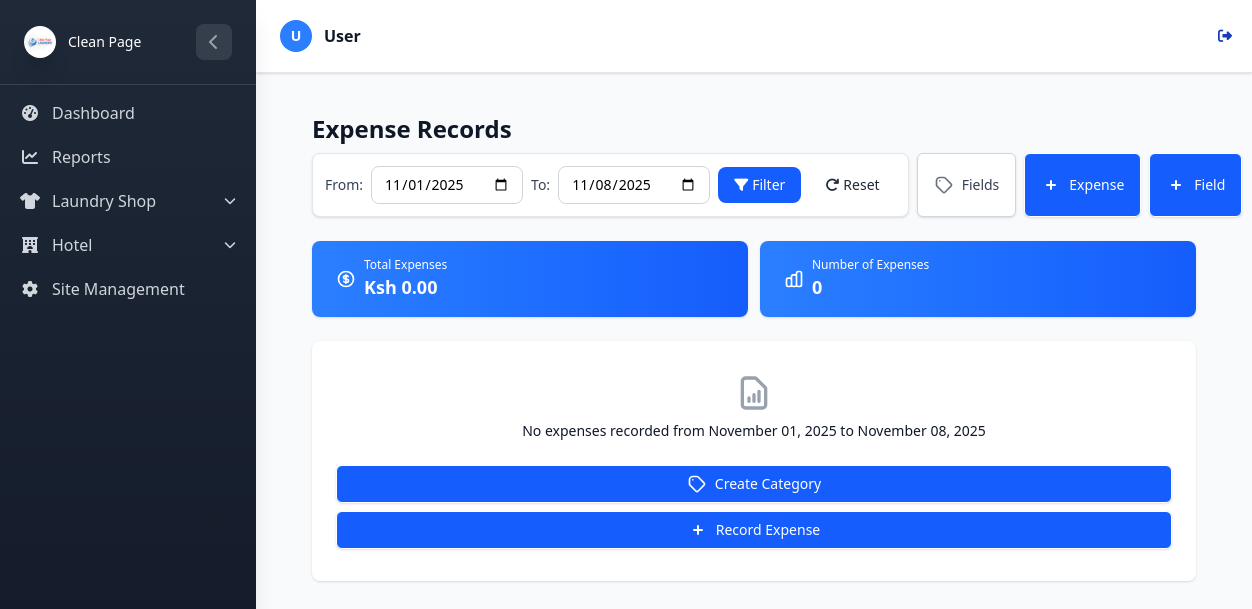
Before: /Hotel/expenses/ (signed in) with the older database file.
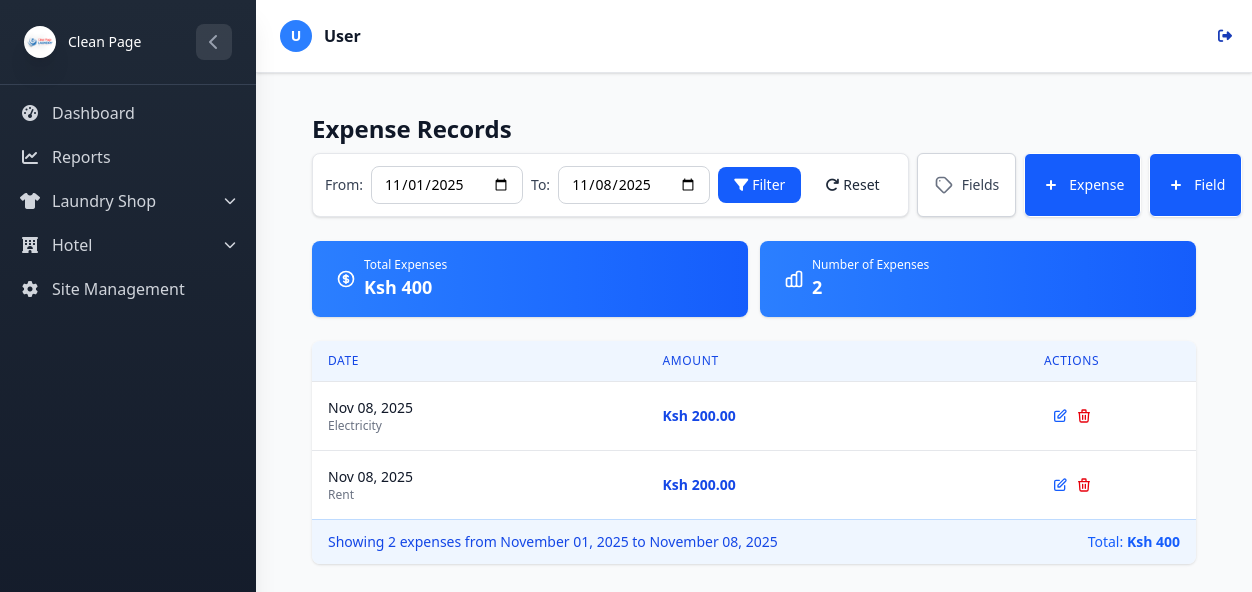
After: the same page with the newer database file.
### HotelApp/models.py (models this page shows, shortened)
class HotelExpenseRecord(models.Model):
    field = models.ForeignKey(
        HotelExpenseField, on_delete=models.CASCADE, related_name="records", db_index=True
    )
    amount = models.DecimalField(max_digits=10, decimal_places=2)
    date = models.DateField(auto_now_add=True, db_index=True)
    notes = models.CharField(max_length=150, null=True, blank=True)

class HotelExpenseField(models.Model):
    label = models.CharField(max_length=100, db_index=True)
    created_at = models.DateTimeField(auto_now_add=True)
    class Meta:
        unique_together = ('label',)  # Prevent duplicate labels

### HotelApp/Vews/expense.py (the view)
# urls.py: path('expenses/', expense_list, name='expense_list'),
@login_required
def expense_list(request):
    start_date_str = request.GET.get('start_date')
    end_date_str = request.GET.get('end_date')
    today = timezone.now().date()
    try:
        if start_date_str:
            start_date = datetime.strptime(start_date_str, '%Y-%m-%d').date()
        else:
            start_date = today.replace(day=1)  # First day of current month
    except (ValueError, TypeError):
        start_date = today.replace(day=1)
    try:
        if end_date_str:
            end_date = datetime.strptime(end_date_str, '%Y-%m-%d').date()
        else:
            end_date = today  # Today as default end date
    except (ValueError, TypeError):
        end_date = today
    if start_date > end_date:
        start_date, end_date = end_date, start_date
    records = HotelExpenseRecord.objects.filter(
        date__gte=start_date,
        date__lte=end_date
    ).select_related("field").order_by("-date")
    total_amount = records.aggregate(Sum('amount'))['amount__sum'] or 0
    record_count = records.count()
    average_expense = records.aggregate(Avg('amount'))['amount__avg'] or 0
    if start_date == end_date:
        date_range_description = f"for {start_date.strftime('%B %d, %Y')}"
    else:
        date_range_description = f"from {start_date.strftime('%B %d, %Y')} to {end_date.strftime('%B %d, %Y')}"
    context = {
        "records": records,
        "total_amount": total_amount,
        "record_count": record_count,
        "average_expense": round(average_expense, 2),
        "start_date": start_date,
        "end_date": end_date,
        "date_range_description": date_range_description,
    }
    return render(request, "Hotelexpenses/expense_list.html", context)

### LaundryApp/context_processors.py (called while the page is built)
def active_shop(request):
    return {
        'active_shop_name': request.session.get('active_shop_name', None)
    }

### HotelApp/templates/Hotelexpenses/expense_list.html (shortened to what the changed rows need)
{% extends "base.html" %}
{% block content %}
<div class="max-w-7xl mx-auto px-4 sm:px-6 lg:px-8 py-4 sm:py-6 lg:py-8">
    <div>
        <h1 class="text-2xl sm:text-3xl font-bold text-gray-900 mb-2">Expense Records</h1>
    </div>
    <div class="grid grid-cols-2 gap-3 sm:gap-5 mb-6 sm:mb-8">
        <div class="bg-gradient-to-r from-blue-500 to-blue-600 overflow-hidden shadow rounded-lg text-white">
            <div class="px-4 py-4 sm:p-5">
                <div class="flex items-center">
                    <div class="ml-4 flex-1 min-w-0">
                        <dl>
                            <dd class="flex items-baseline">
                                <div class="text-lg sm:text-xl font-semibold">Ksh {{ total_amount|default:"0.00" }}
                                </div>
                            </dd>
                        </dl>
                    </div>
                </div>
            </div>
        </div>
        <div class="bg-gradient-to-r from-blue-500 to-blue-600 overflow-hidden shadow rounded-lg text-white">
            <div class="px-4 py-4 sm:p-5">
                <div class="flex items-center">
                    <div class="ml-4 flex-1 min-w-0">
                        <dl>
                            <dd class="flex items-baseline">
                                <div class="text-lg sm:text-xl font-semibold">{{ record_count }}</div>
                            </dd>
                        </dl>
                    </div>
                </div>
            </div>
        </div>
    </div>
    {% if records %}
    <div class="bg-white shadow overflow-hidden rounded-lg w-full">
        <div class="overflow-x-auto w-full">
            <table class="w-full divide-y divide-gray-200">
                <thead class="bg-blue-50">
                    <tr>
                        <th scope="col"
                            class="px-4 py-3 text-left text-xs font-medium text-blue-700 uppercase tracking-wider">
                            Date
                        </th>
                        <th scope="col"
                            class="px-4 py-3 text-left text-xs font-medium text-blue-700 uppercase tracking-wider">
                            Amount
                        </th>
                        <th scope="col"
                            class="px-4 py-3 text-right text-xs font-medium text-blue-700 uppercase tracking-wider">
                            Actions
                        </th>
                    </tr>
                </thead>
                <tbody class="bg-white divide-y divide-gray-200">
                    {% for record in records %}
                    <tr class="hover:bg-blue-50 transition-colors duration-150">
                        <td class="px-4 py-4 whitespace-nowrap">
                            <div class="text-sm font-medium text-gray-900">{{ record.date|date:"M d, Y" }}</div>
                            <div class="text-xs text-gray-500 sm:hidden">{{ record.field.label }}</div>
                        </td>
                        <td class="px-4 py-4 whitespace-nowrap">
                            <div class="text-sm font-semibold text-blue-700">Ksh {{ record.amount }}</div>
                        </td>
                        <td class="px-4 py-4 whitespace-nowrap text-right text-sm font-medium">
                            <div class="flex justify-center space-x-2">
                                <a href="{% url 'hotel:edit_expense_record' record.id %}"
                                    class="text-blue-600 hover:text-blue-800 p-1 rounded-full hover:bg-blue-100 transition-colors duration-150"
                                    title="Edit">
                                </a>
                                <a href="{% url 'hotel:delete_expense_record' record.id %}"
                                    class="text-red-600 hover:text-red-800 p-1 rounded-full hover:bg-red-100 transition-colors duration-150"
                                    title="Delete">
                                </a>
                            </div>
                        </td>
                    </tr>
                    {% endfor %}
                </tbody>
            </table>
        </div>
        <div class="bg-blue-50 px-4 py-3 flex items-center justify-between border-t border-blue-200">
            <div class="text-sm text-blue-700">
                <p class="sm:hidden">Showing {{ records.count }} expenses {{ date_range_description }}</p>
            </div>
            <div class="text-sm text-blue-600">
                Total: <span class="font-semibold">Ksh {{ total_amount|default:"0.00" }}</span>
            </div>
        </div>
    </div>
    {% else %}
    <div class="bg-white overflow-hidden shadow rounded-lg">
        <div class="px-4 py-8 sm:px-6 text-center">
            <h3 class="mt-2 text-sm font-medium text-gray-900">No expenses recorded {{ date_range_description }}</h3>
            <div class="mt-6 space-y-2 sm:space-y-0 sm:space-x-3 sm:flex sm:justify-center">
                <a href="{% url 'hotel:createhotel_expense_field' %}"
                    class="w-full sm:w-auto inline-flex items-center justify-center px-4 py-2 border border-transparent shadow-sm text-sm font-medium rounded-md text-white bg-blue-600 hover:bg-blue-700 focus:outline-none focus:ring-2 focus:ring-offset-2 focus:ring-blue-500">
                    Create Category
                </a>
                <a href="{% url 'hotel:expense_form' %}"
                    class="w-full sm:w-auto inline-flex items-center justify-center px-4 py-2 border border-transparent shadow-sm text-sm font-medium rounded-md text-white bg-blue-600 hover:bg-blue-700 focus:outline-none focus:ring-2 focus:ring-offset-2 focus:ring-blue-500">
                    <svg class="-ml-1 mr-2 h-5 w-5" xmlns="http://www.w3.org/2000/svg" viewBox="0 0 20 20"
                        fill="currentColor">
                        <path fill-rule="evenodd"
                            d="M10 5a1 1 0 011 1v3h3a1 1 0 110 2h-3v3a1 1 0 11-2 0v-3H6a1 1 0 110-2h3V6a1 1 0 011-1z"
                            clip-rule="evenodd" />
                    </svg>
                    Record Expense
                </a>
            </div>
        </div>
    </div>
    {% endif %}
</div>
{% endblock %}

Changed rows visible on the page:
added HotelExpenseRecord: date "Nov 08, 2025", field.label "Electricity", amount "200.00"
added HotelExpenseRecord: date "Nov 08, 2025", field.label "Rent", amount "200.00"
Other visible differences:
{{ total_amount|default:"0.00" }}: "0.00" → "400"
{{ record_count }}: "0" → "2"
{{ records.count }}: (not shown) → "2"
{{ date_range_description }}: (not shown) → "from November 01, 2025 to November 08, 2025"
{{ total_amount|default:"0.00" }}: (not shown) → "400"
{{ date_range_description }}: "from November 01, 2025 to November 08, 2025" → (not shown)
text no longer shown: "No expenses recorded Create Category Record Expense"
text now shown: "DATE AMOUNT ACTIONS Showing expenses Total: Ksh"
